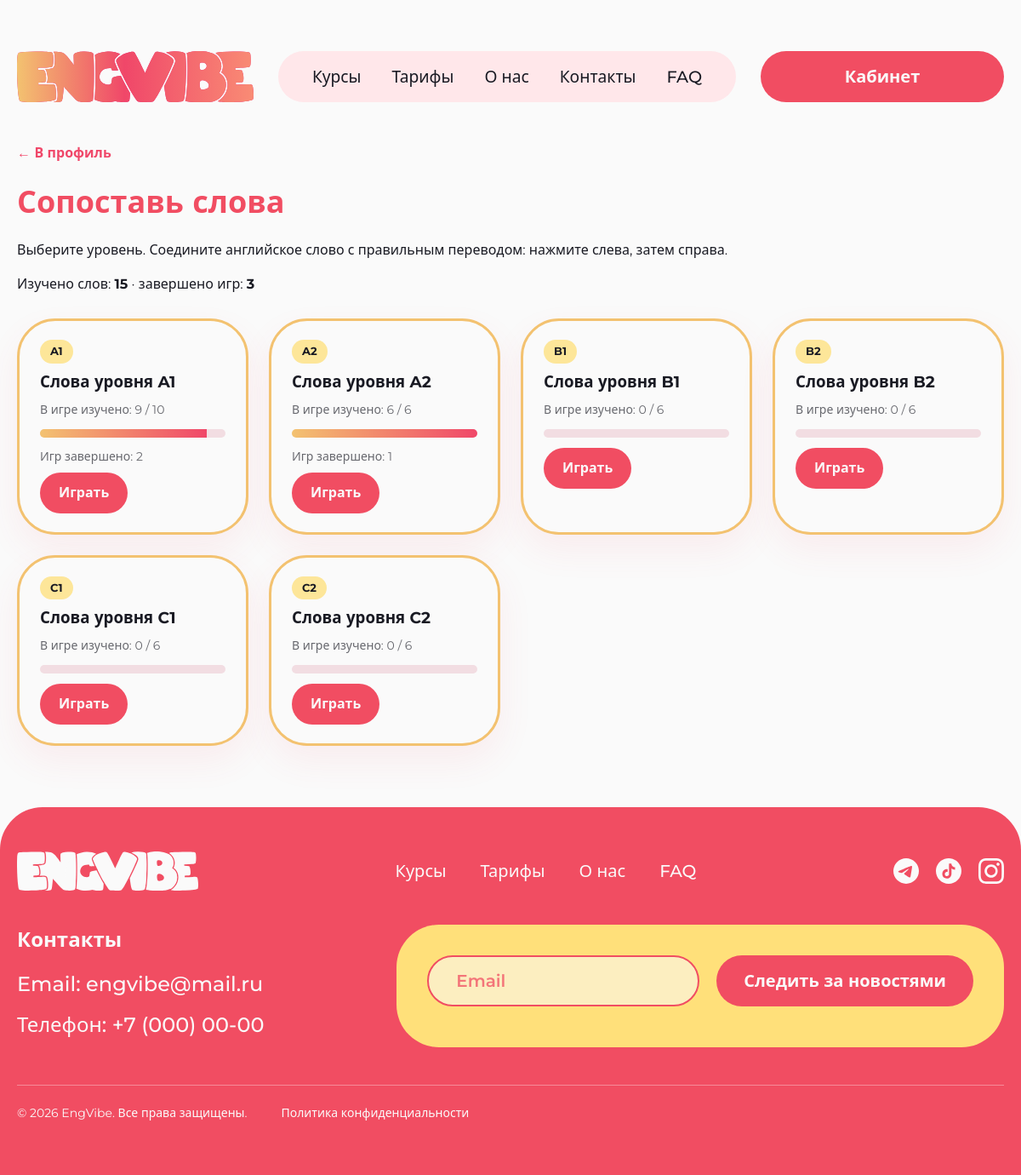
/games/match/ (signed in), run on the app's committed database.
### core/models.py (models this page shows, shortened)
class FlashcardGroup(models.Model):
    class Meta:
        verbose_name = 'Группа карточек'
        verbose_name_plural = 'Группы карточек'
        ordering = ['order', 'name']
        constraints = [
            models.UniqueConstraint(
                fields=['slug'],
                condition=models.Q(owner__isnull=True),
                name='unique_default_flashcard_group_slug',
            ),
            models.UniqueConstraint(
                fields=['owner', 'slug'],
                condition=models.Q(owner__isnull=False),
                name='unique_user_flashcard_group_slug',
            ),
        ]
    name = models.CharField(max_length=120, verbose_name='Название')
    slug = models.SlugField(max_length=80, verbose_name='URL-идентификатор (slug)')
    level = models.CharField(
        max_length=2,
        choices=FLASHCARD_LEVELS,
        blank=True,
        verbose_name='Уровень',
        help_text='Для стандартных групп по уровням CEFR',
    )
    owner = models.ForeignKey(
        User,
        on_delete=models.CASCADE,
        null=True,
        blank=True,
        related_name='flashcard_groups',
        verbose_name='Владелец',
        help_text='Пусто — стандартная группа сайта',
    )
    order = models.PositiveIntegerField(default=0, verbose_name='Порядок')

### core/match_views.py (the view)
# urls.py: path('games/match/', match_views.match_levels, name='match_levels'),
@login_required
def match_levels(request):
    return render(
        request,
        'core/match_levels.html',
        {
            'levels': default_groups_with_match_progress(request.user),
            'stats': user_match_stats(request.user),
        },
    )

### core/context_processors.py (called while the page is built)
def subscription_badge(request):
    return {}

def subscription_setup(request):
    return {
        'subscription_setup_pending': getattr(request, 'subscription_setup_pending', False),
    }

### core/match_utils.py (called while the page is built)
def match_group_progress(user, group):
    total = group.cards.count()
    if not total:
        return {'total': 0, 'learned': 0, 'active': 0, 'percent': 0}
    learned = UserMatchProgress.objects.filter(
        user=user,
        flashcard__group=group,
        is_learned=True,
    ).count()
    return {
        'total': total,
        'learned': learned,
        'active': total - learned,
        'percent': int((learned / total) * 100),
    }

def default_groups_with_match_progress(user):
    groups = FlashcardGroup.objects.filter(owner__isnull=True).annotate(
        card_count=Count('cards'),
    )
    return [
        {
            'group': g,
            'progress': match_group_progress(user, g),
            'games_completed': UserMatchGameStat.objects.filter(
                user=user,
                level=g.level,
            ).values_list('games_completed', flat=True).first()
            or 0,
        }
        for g in groups
    ]

def user_match_stats(user):
    learned = UserMatchProgress.objects.filter(user=user, is_learned=True).count()
    games = UserMatchGameStat.objects.filter(user=user).aggregate(
        total=Sum('games_completed'),
    )['total'] or 0
    return {
        'words_learned': learned,
        'games_completed': games,
    }

### core/roles.py (called while the page is built)
def is_teacher(user):
    return user.is_authenticated and user.groups.filter(name='teacher_group').exists()

def is_teacher_or_admin(user):
    return is_teacher(user) or is_admin(user)

### core/templates/core/match_levels.html (shortened to what this page needs)
{% extends 'core/base.html' %}
{% block content %}
<section class="page-shell match-levels-page">
    <div class="container">
        <div class="flashcards-page-toolbar">
            <a class="flashcards-page-back meta" href="{% url 'core:profile' %}">← В профиль</a>
        </div>
        <div class="page-head" style="margin-bottom: 28px;">
            <h1>Сопоставь слова</h1>
            <p class="meta">Выберите уровень. Соедините английское слово с правильным переводом: нажмите слева, затем справа.</p>
            {% if stats.words_learned or stats.games_completed %}
                <p class="meta match-global-stats">
                    Изучено слов: <strong>{{ stats.words_learned }}</strong>
                    · завершено игр: <strong>{{ stats.games_completed }}</strong>
                </p>
            {% endif %}
        </div>
        <div class="card-grid card-grid--3 match-level-grid">
            {% for row in levels %}
                <div class="surface-card match-level-card">
                    <span class="flashcards-level-badge">{{ row.group.level }}</span>
                    <h3 style="margin: 8px 0;">{{ row.group.name }}</h3>
                    {% if row.group.card_count >= 4 %}
                        <p class="meta">В игре изучено: {{ row.progress.learned }} / {{ row.progress.total }}</p>
                        <div class="progress-line" style="margin: 12px 0;"><span style="width: {{ row.progress.percent }}%;"></span></div>
                        {% if row.games_completed %}
                            <p class="meta">Игр завершено: {{ row.games_completed }}</p>
                        {% endif %}
                        <a class="btn btn-primary btn-pill btn-compact" href="{% url 'core:match_play' row.group.slug %}">Играть</a>
                    {% else %}
                        <p class="meta" style="margin: 0;">Нужно минимум 4 слова в группе</p>
                    {% endif %}
                </div>
            {% empty %}
                <p class="meta">Уровни ещё не настроены.</p>
            {% endfor %}
        </div>
    </div>
</section>
{% endblock %}

### data on the page
FlashcardGroup: group.level "A1", group.name "Слова уровня A1", progress.learned "9", progress.total "10", {{ row.progress.percent }} 90 (drawn), games_completed "2"
FlashcardGroup: group.level "A2", group.name "Слова уровня A2", progress.learned "6", progress.total "6", {{ row.progress.percent }} 100 (drawn), games_completed "1"
FlashcardGroup: group.level "B1", group.name "Слова уровня B1", progress.learned "0", progress.total "6"
FlashcardGroup: group.level "B2", group.name "Слова уровня B2", progress.learned "0", progress.total "6"
FlashcardGroup: group.level "C1", group.name "Слова уровня C1", progress.learned "0", progress.total "6"
FlashcardGroup: group.level "C2", group.name "Слова уровня C2", progress.learned "0", progress.total "6"

### other printed values
{{ stats.words_learned }} "15"
{{ stats.games_completed }} "3"
